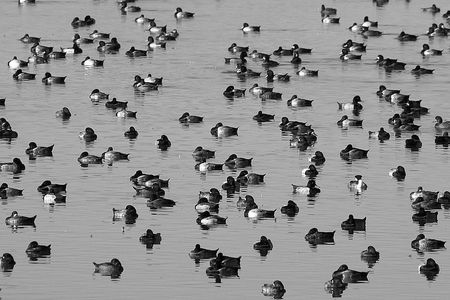
#> input picture birds_gray.tif, 450 x 300 px
$ jupyter execute ConnectedComponent.ipynb
#> lines starting #> are read from the running program, lines starting #| are printed output that depends on the picture
[cell 1]
import cv2
import numpy as np
import matplotlib.pyplot as plt
from scipy.stats import mode

Reference for Theory - https://homepages.inf.ed.ac.uk/rbf/HIPR2/label.htm

[cell 2]
def gray2binary(I,th):
    for i in range(I.shape[0]):
        for j in range(I.shape[1]):
            if I[i,j]>=th:
                I[i,j]=1
            else:
                I[i,j]=0
    return I

def bwconnected(BW,conn):

    componentno=0
    componentmatrix=np.zeros([int(BW.shape[0]),int(BW.shape[1])])

    for i in range(0,BW.shape[0],1):
        for j in range(0,BW.shape[1],1):
            # for each pixel in BW

            print()
            print("new pixel",i,j)
            print("pixel value=",image[i,j])

            if conn==4:
                neighbours=[(i-1,j),(i+1,j),(i,j-1),(i,j+1)]
            if conn==8:
                neighbours=[(i-1,j),(i+1,j),(i,j-1),(i,j+1),(i-1,j-1),(i+1,j+1),(i-1,j+1),(i+1,j-1)]

            for k in neighbours: # for boundary pixels
                if k[0]<0 or k[0]>BW.shape[0]-1 or k[1]<0 or k[1]>BW.shape[1]-1:
                    neighbours.remove(k)

            print("neighbours=",neighbours)


            if BW[i,j]==0:# -1 signifies (in the component matrix) that pixel has been traversed
                componentmatrix[i,j] = -1
                print("for this pixel 0, component matrix value is = ",componentmatrix[i,j])

            if BW[i,j]==1:#Either a new component or a part of the old one
                neighbours_component=[] #list containing the component matrix values of the neighbours
                for k in neighbours:
                    neighbours_component.append(componentmatrix[k[0],k[1]])
                print("neighbours_component=",neighbours_component)

                for x in neighbours_component:#if one in neighbour has a component, it takes from there
                    if x!=0 and x!=-1:
                        print("x=",x)
                        componentmatrix[i,j]=x

                if componentmatrix[i,j]==0:#else, new component is made
                    print("compnent no. now=",componentno)
                    componentno=componentno+1
                    componentmatrix[i,j]=componentno

                print("for this pixel 1 , component matrix value is = ",componentmatrix[i,j])

    print("value of i and j is ",i,j)
    return componentno, componentmatrix


image=cv2.imread("birds_gray.tif",-1)
#> image is the input picture: shape (300, 450); min 0, max 255, mean 143.3
image=image[0:30,0:30]
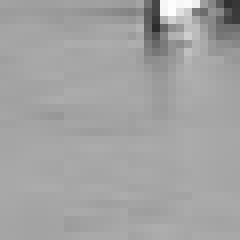
#> image: shape (30, 30) (shown 8 times larger); min 44, max 254, mean 162.8

BW=gray2binary(image,90)
#> after the loop in gray2binary, `for i in range(I.shape[0]):`:
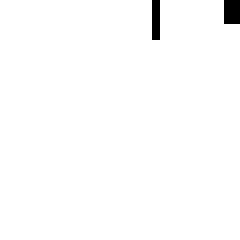
#> I: shape (30, 30) (shown 8 times larger); values 0 (black) and 1 (white), 98.8% white; 2 black regions (2 under 20 px)

cv2.imshow("BW",BW)
cv2.waitKey(0)
cv2.destroyAllWindows()


CC,componentmatrix=bwconnected(BW,4)
#> the loop in bwconnected, `for i in range(0,BW.shape[0],1):` made 30 passes
#> (printed output is left out)
#> after the loop in bwconnected, `for i in range(0,BW.shape[0],1):`:
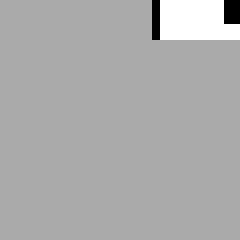
#> componentmatrix: shape (30, 30) float64 (shown 8 times larger); min -1, max 2, mean 1.02; drawn with min black and max white
#> after the loop in bwconnected, `for i in range(0,BW.shape[0],1):`: componentno = 2
#> CC = 2
print()
print()
print("Number of components=",CC)
unique, counts = np.unique(componentmatrix, return_counts=True)
#> unique = [-1, 1, 2]; counts = [11, 845, 44]

for i in range(len(counts)):
    if counts[i]==max(counts):
        print("The largest component is component number : ",unique[i])
#> this loop made 3 passes
